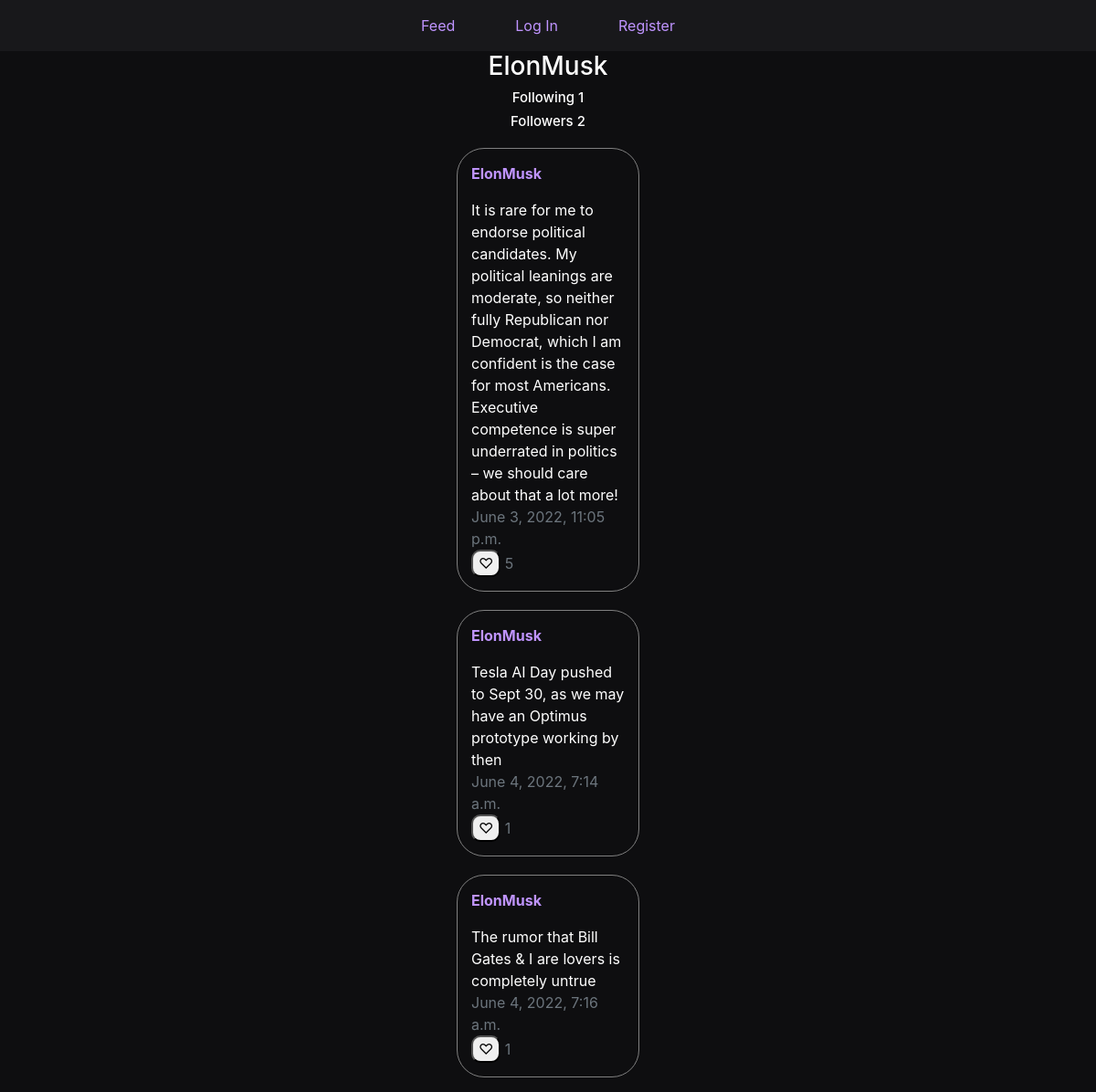
Screenshot of /profile/ElonMusk with the database file from the repository.
### networkApp/models.py (models this page shows)
class User(AbstractUser):
    pass

class Posts(models.Model):
    user = models.ForeignKey(User, on_delete=models.CASCADE, related_name="posts")
    time_posted = models.DateTimeField(default=timezone.now)
    content = models.CharField(max_length=300)
    likes = models.ManyToManyField(User, related_name="like", default=None, blank=True)
    like_count = models.BigIntegerField(default=0)

### networkApp/views.py (the view)
# urls.py: path("profile/<str:user>", views.profile, name="profile"),
def profile(request, user):
    profileUserID = User.objects.get(username=user).id
    userPosts = Posts.objects.filter(user_id=profileUserID)
    paginator = Paginator(userPosts, 10)
    page_number = request.GET.get('page', 1)
    try:
        page_obj = paginator.get_page(page_number)
    except EmptyPage:
        page_obj = paginator.get_page(1)
    following = UserFollowing.objects.filter(user_id=profileUserID)
    if request.user.is_authenticated == True:
        currentUserID = User.objects.get(username=request.user).id
        if User.objects.get(username=request.user).id == profileUserID:
            followButton = False
        else:
            followButton = True
            try:
                followCheck = UserFollowing.objects.get(user_id=currentUserID, following_user_id=profileUserID)
                if followCheck:
                    following = True
            except UserFollowing.DoesNotExist:
                following = False
    else:
        currentUserID = None
        followButton = False
    profUser = User.objects.get(id=profileUserID)
    followingCount = len(profUser.following.all())
    followerCount = len(profUser.followers.all())
    return render(request, "networkApp/profile.html", {
        "profUser": profUser,
        "page_obj": page_obj,
        "followButton": followButton,
        "currentUserID": currentUserID,
        "following": following,
        "followingCount": followingCount,
        "followerCount": followerCount
    })

### networkApp/templates/networkApp/profile.html (shortened to what this page needs)
{% extends "networkApp/layout.html" %}  {% block body %}
<div id="new-post-section-background">
  <h3 id="profileUser">{{ profUser }}</h3>
  <div>
    <h6>Following <span id="following-number">{{ followingCount }}</span></h6>
    <h6>Followers <span id="followers-number">{{ followerCount }}</span></h6>
  </div>
  <div class="posts-section">
    <div class="posts-section">
      {% for post in page_obj %}
      <div id="post-{{ post.id }}" class="post">
        <p>
          <a
            href="{% url 'profile' post.user %}"
            data-url="{% url 'editPost' %}"
            ><strong>{{ post.user }}</strong></a
          >
        </p>
        <div id="content-{{ post.id }}" class="post-content">
          {{ post.content }}
          <div class="text-muted">{{ post.time_posted }}</div>
        </div>
        <div>
          <button
            id="like-{{ post.id }}"
            class="like-button"
            value="{{ post.id }}"
            type="button"
          >
            ♡
          </button>
          <span id="like_count_{{post.id}}" class="text-muted"
            >{{ post.like_count }}</span
          >
        </div>
      </div>
      {% endfor %}
    </div>
    {% endblock %}

### networkApp/static/networkApp/styles.css (style rules this page uses)
body { background-color: #0e0e10; }
h3 { color: white; text-align: center; }
h6 { color: white; font-size: 15px; text-align: center; }
a { color: #bf94ff; }
.post { margin-top: 20px; }
#new-post-section-background { background-color: #0e0e10; margin-right: 500px; margin-left: 500px; }
.posts-section .post { color: white; border-radius: 30px; padding: 15px; border: 1px solid grey; }
.like-button { border-radius: 10px; }

### rows the page displays
User: username "ElonMusk"
Posts: user "ElonMusk", content "It is rare for me to endorse political candidates. My political leanings are moderate, so neither fully Republican nor Democrat, which I am confident is the case for most Americans. Executive competence is super underrated in politics – we should care about that a lot more!", time_posted "June 3, 2022, 11:05 p.m.", {{ post.id }} 1 (drawn), like_count "5"
Posts: user "ElonMusk", content "Tesla AI Day pushed to Sept 30, as we may have an Optimus prototype working by then", time_posted "June 4, 2022, 7:14 a.m.", {{ post.id }} 7 (drawn), like_count "1"
Posts: user "ElonMusk", content "The rumor that Bill Gates & I are lovers is completely untrue", time_posted "June 4, 2022, 7:16 a.m.", {{ post.id }} 8 (drawn), like_count "1"

### other values shown
{{ followingCount }} "1"
{{ followerCount }} "2"
